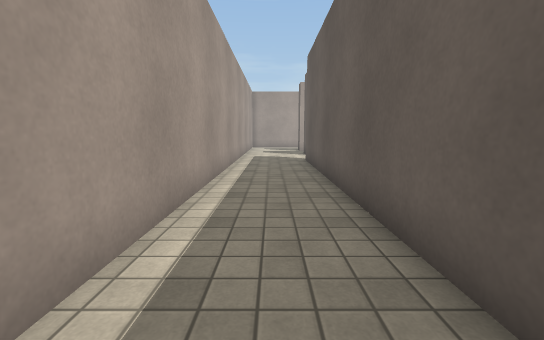
view 1 (above)

18 first-person views from a walk through a Unity game level. The camera is 1.2 m above the floor, tilts 8° down and sees 90° across. The floor is counted in squares, 1 m on a side. Each view is taken from the middle of a square. On the plan, view 1 faces up. The plan holds only what a view shows up to about 13 squares ahead; the rest is blank. The place goes on beyond the plan. The player character is not drawn. Surface patterns are stand-ins for the level's own textures.

view 2
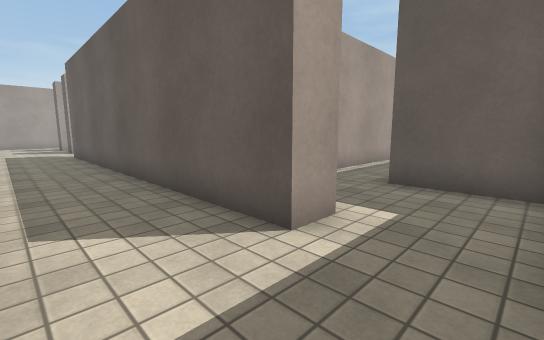

view 3
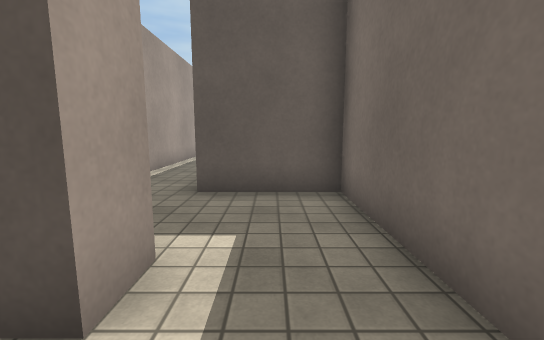

view 4
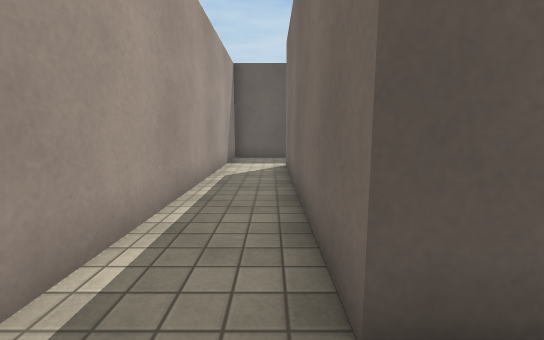

view 5
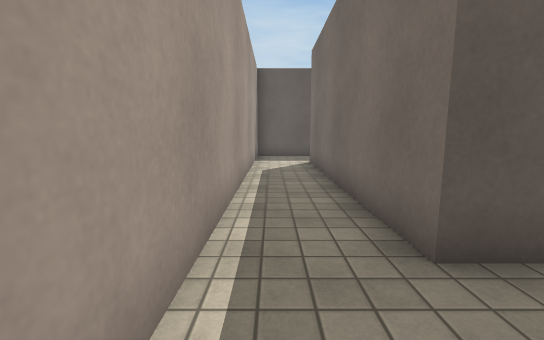

view 6
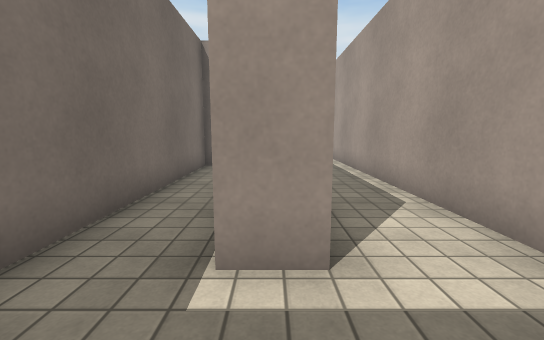

view 7
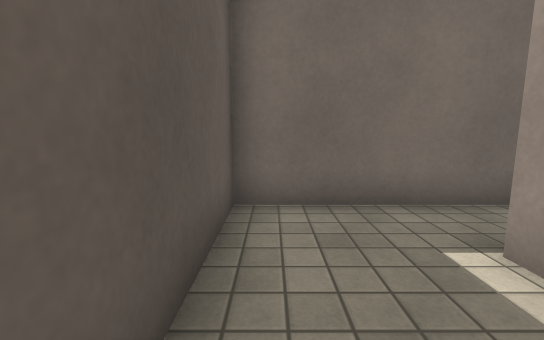

view 8
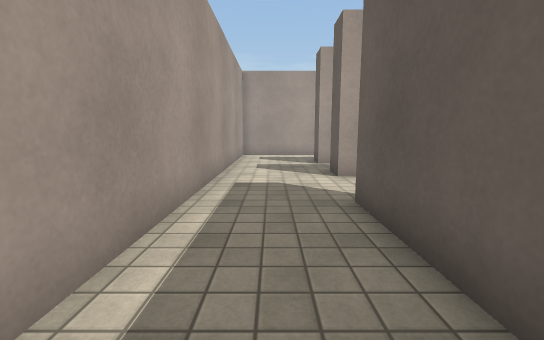

view 9
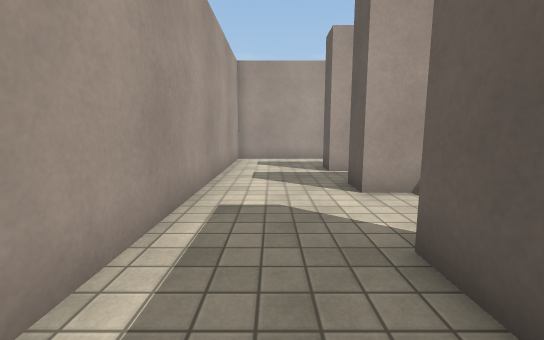

view 10
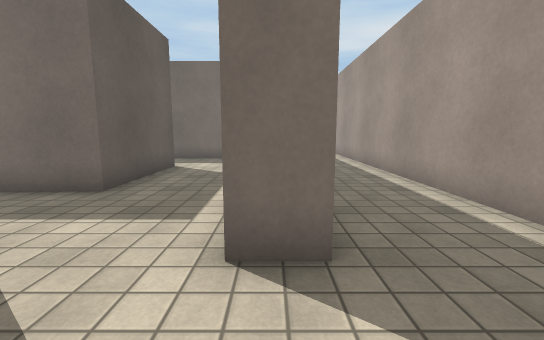

view 11
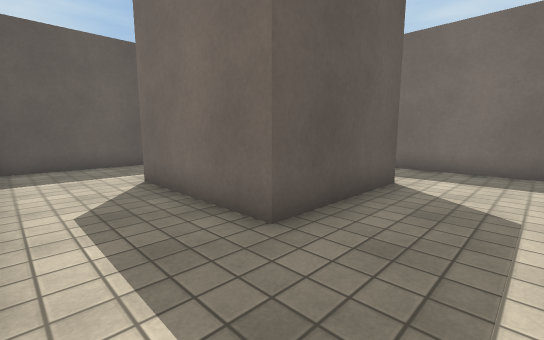

view 12
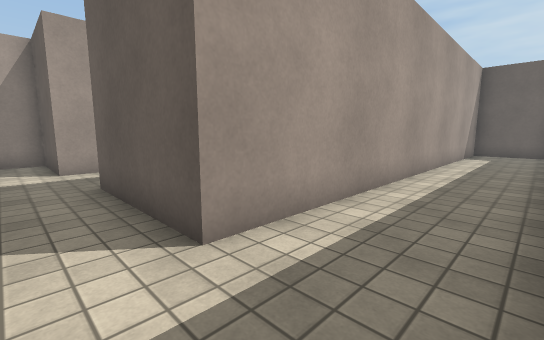

view 13
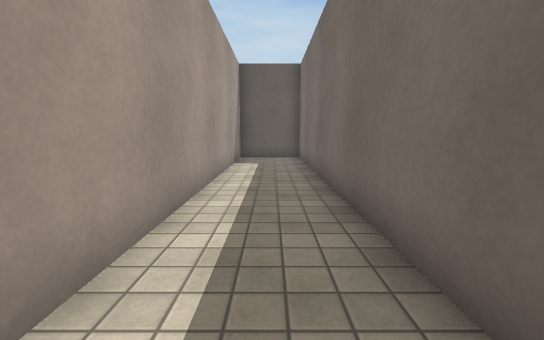

view 14
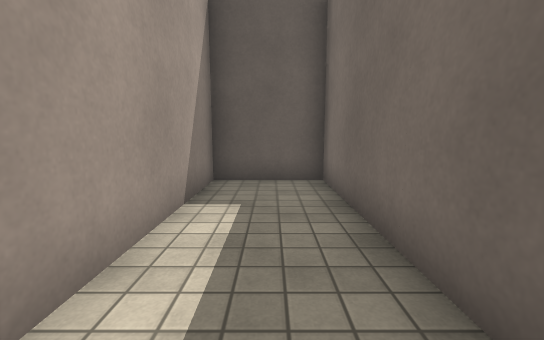

view 15
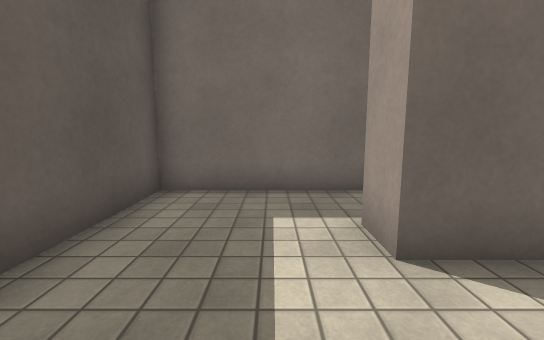

view 16
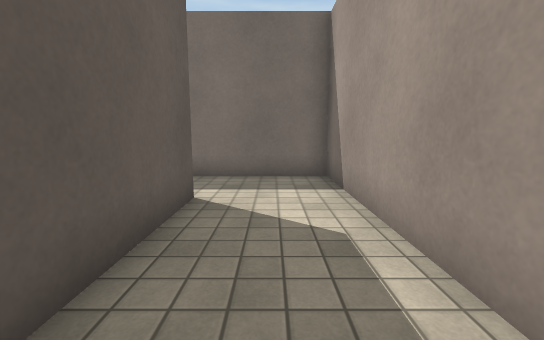

view 17
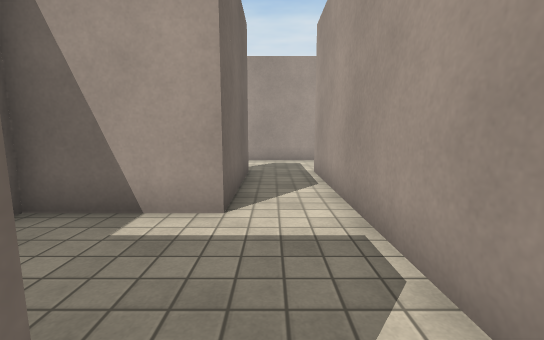

view 18
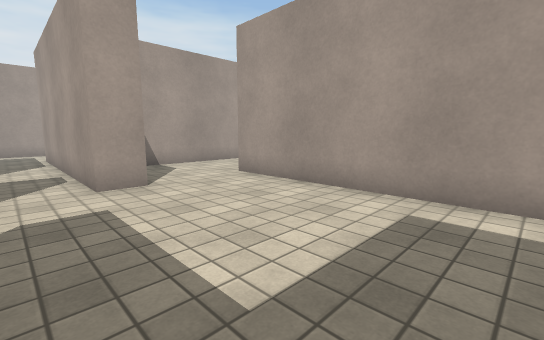

### Floor plan
Ten units are one square. View 1 is at (0, 0); x grows to the right and y downward. Boxes are objects, and circles mark ways between rooms. Rooms are numbered by the first view taken in them; rooms with no view inside come last. Other rooms are left out.
<svg viewBox="-20 -217 232 266">
<path fill="none" stroke="#000" d="M51 -113 51 -143 18 -143 18 -153 61 -153 61 -122M25 19 14 19 14 -116 25 -116M64 44 166 44 166 -7 36 -7M98 -173 18 -173 18 -184M14 -212 -15 -212 -15 44 54 44 54 15 138 15 138 25M90 -55 133 -55 133 -110M91 -17 207 -17 207 -45 54 -45 54 -86 98 -86 98 -75M61 -113 51 -113M29 -17 65 -17M98 -184 98 -173M161 -212 105 -212"/>
<circle cx="35" cy="-115" r="3" fill="#2a7"/>
<circle cx="100" cy="-165" r="3" fill="#2a7"/>
<text x="10" y="-60">1</text>
<text x="100" y="-60">2</text>
<text x="130" y="-170">3</text>
</svg>
Room 1 opens to room 2. Room 1 opens to room 3.

Where each view was taken, in squares from view 1:
view 1: 0 up, 0 right, facing up
view 2: 4 down, 1 left, facing up-right
view 3: 3 down, 0 right, facing right
view 4: 1 down, 4 right, facing right
view 5: 0 up, 3 right, facing right
view 6: 2 down, 16 right, facing left
view 7: 0 up, 16 right, facing down
view 8: 7 up, 0 right, facing up
view 9: 9 up, 0 right, facing up
view 10: 14 up, 2 right, facing down
view 11: 11 up, 3 right, facing down-right
view 12: 2 up, 4 right, facing up-right
view 13: 3 up, 8 right, facing right
view 14: 3 up, 14 right, facing right
view 15: 11 up, 11 right, facing down
view 16: 3 up, 0 right, facing down
view 17: 16 up, 10 right, facing left
view 18: 16 up, 16 right, facing up-left
